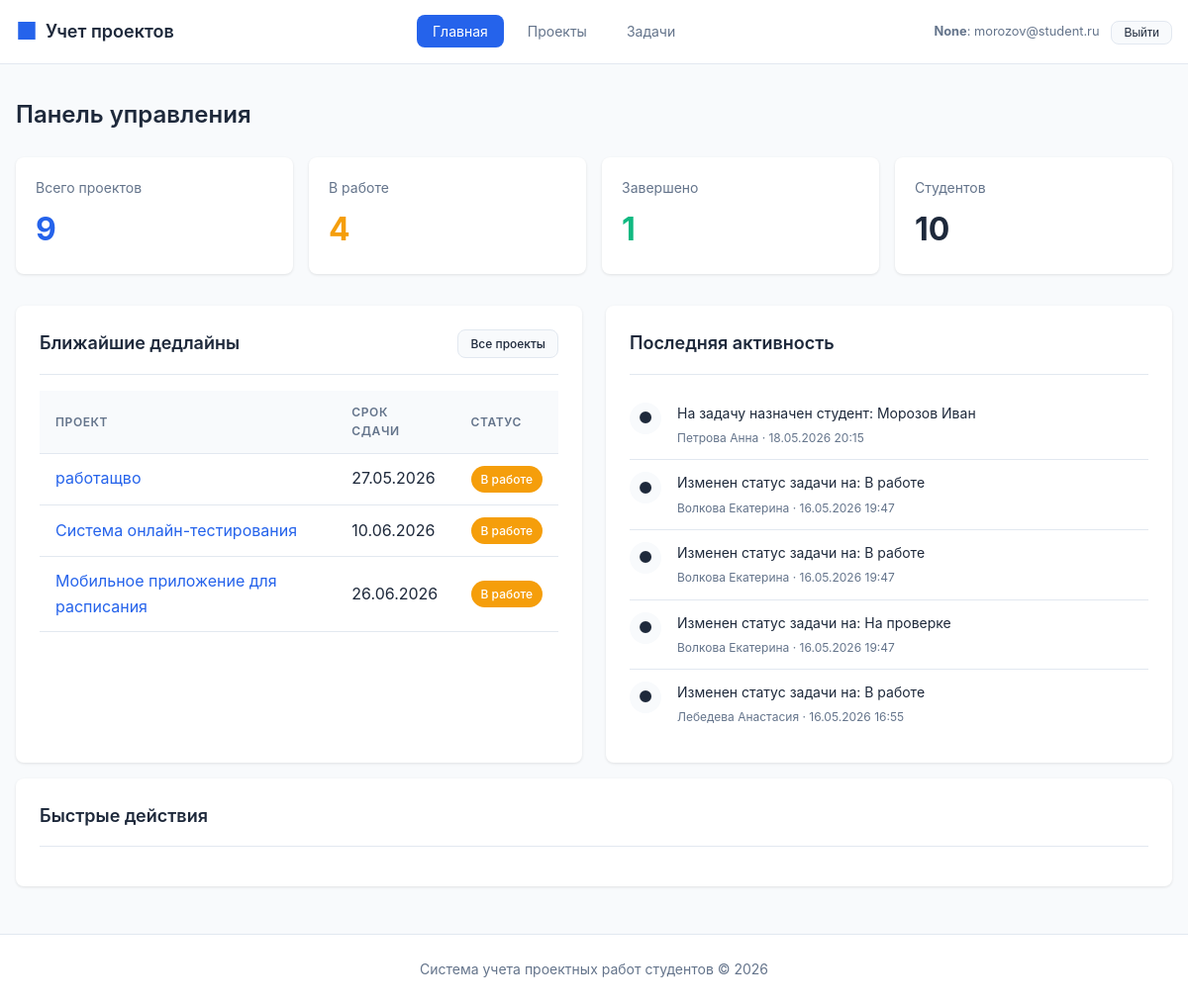
Screenshot of / (signed in) with the database file from the repository.
### tables this page shows
CREATE TABLE project (
    id INTEGER PRIMARY KEY AUTOINCREMENT,
    title TEXT NOT NULL,
    description TEXT,
    start_date TEXT NOT NULL,
    end_date TEXT NOT NULL,
    status_id INTEGER REFERENCES project_status(id) ON DELETE SET NULL,
    supervisor_id INTEGER REFERENCES teacher(id) ON DELETE SET NULL,
    created_at TEXT DEFAULT CURRENT_TIMESTAMP,
    updated_at TEXT DEFAULT CURRENT_TIMESTAMP,
    CONSTRAINT valid_dates CHECK (end_date >= start_date)
);

CREATE TABLE project_status (
    id INTEGER PRIMARY KEY AUTOINCREMENT,
    name TEXT NOT NULL UNIQUE,
    description TEXT,
    color TEXT DEFAULT '#6B7280'
);

CREATE TABLE activity_feed (
    id INTEGER PRIMARY KEY AUTOINCREMENT,
    action_type TEXT NOT NULL,
    description TEXT NOT NULL,
    project_id INTEGER REFERENCES project(id) ON DELETE CASCADE,
    task_id INTEGER REFERENCES task(id) ON DELETE SET NULL,
    actor_student_id INTEGER REFERENCES student(id) ON DELETE SET NULL,
    actor_teacher_id INTEGER REFERENCES teacher(id) ON DELETE SET NULL,
    created_at TEXT DEFAULT CURRENT_TIMESTAMP
);

### routes/main.py (the view, shortened to what this page needs)
@main_bp.route('/')
def index():
    current_user = g.current_user
    user_role = current_user.get("role") if current_user else None
    is_teacher = user_role == ROLE_TEACHER
    is_student = user_role == ROLE_STUDENT
    teacher_id = current_user.get("id") if is_teacher else None
    student_id = current_user.get("id") if is_student else None
    if is_teacher:
        projects_stats = execute_query(
            """
            SELECT
                COUNT(*) as total,
                SUM(CASE WHEN ps.name = 'В работе' THEN 1 ELSE 0 END) as in_progress,
                SUM(CASE WHEN ps.name = 'Завершен' THEN 1 ELSE 0 END) as completed,
                SUM(CASE WHEN ps.name = 'Планирование' THEN 1 ELSE 0 END) as planning
            FROM project p
            LEFT JOIN project_status ps ON p.status_id = ps.id
            WHERE p.supervisor_id = %s
            """,
            (teacher_id,),
            fetch_one=True,
        )
        tasks_stats = execute_query(
            """
            SELECT
                COUNT(*) as total,
                SUM(CASE WHEN ts.name = 'В работе' THEN 1 ELSE 0 END) as in_progress,
                SUM(CASE WHEN ts.name = 'Выполнена' THEN 1 ELSE 0 END) as completed
            FROM task t
            LEFT JOIN task_status ts ON t.status_id = ts.id
            JOIN project p ON t.project_id = p.id
            WHERE p.supervisor_id = %s
            """,
            (teacher_id,),
            fetch_one=True,
        )
        people_stats = execute_query(
            """
            SELECT
                COUNT(DISTINCT pt.student_id) as students,
                1 as teachers
            FROM project p
            LEFT JOIN project_team pt ON pt.project_id = p.id
            WHERE p.supervisor_id = %s
            """,
            (teacher_id,),
            fetch_one=True,
        )
        activities = execute_query(
            """
            SELECT
                af.action_type,
                af.description,
                af.created_at,
                p.title as project_title,
                COALESCE(
                    s.last_name || ' ' || s.first_name,
                    t.last_name || ' ' || t.first_name
                ) as actor_name
            FROM activity_feed af
            JOIN project p ON af.project_id = p.id
            LEFT JOIN student s ON af.actor_student_id = s.id
            LEFT JOIN teacher t ON af.actor_teacher_id = t.id
            WHERE p.supervisor_id = %s
            ORDER BY af.created_at DESC
            LIMIT 5
            """,
            (teacher_id,),
            fetch_all=True,
        )
        upcoming_deadlines = execute_query(
            """
            SELECT
                p.id,
                p.title,
                p.end_date,
                ps.name as status,
                ps.color as status_color,
                t.last_name || ' ' || t.first_name as supervisor_name
            FROM project p
            LEFT JOIN project_status ps ON p.status_id = ps.id
            LEFT JOIN teacher t ON p.supervisor_id = t.id
            WHERE p.end_date >= CURRENT_DATE AND p.supervisor_id = %s
            ORDER BY p.end_date ASC
            LIMIT 5
            """,
            (teacher_id,),
            fetch_all=True,
        )
    else:
        projects_stats = execute_query("""
            SELECT
                COUNT(*) as total,
                SUM(CASE WHEN ps.name = 'В работе' THEN 1 ELSE 0 END) as in_progress,
                SUM(CASE WHEN ps.name = 'Завершен' THEN 1 ELSE 0 END) as completed,
                SUM(CASE WHEN ps.name = 'Планирование' THEN 1 ELSE 0 END) as planning
            FROM project p
            LEFT JOIN project_status ps ON p.status_id = ps.id
        """, fetch_one=True)
        tasks_stats = execute_query("""
            SELECT
                COUNT(*) as total,
                SUM(CASE WHEN ts.name = 'В работе' THEN 1 ELSE 0 END) as in_progress,
                SUM(CASE WHEN ts.name = 'Выполнена' THEN 1 ELSE 0 END) as completed
            FROM task t
            LEFT JOIN task_status ts ON t.status_id = ts.id
        """, fetch_one=True)
        people_stats = execute_query("""
            SELECT
                (SELECT COUNT(*) FROM student) as students,
                (SELECT COUNT(*) FROM teacher) as teachers
        """, fetch_one=True)
        activities = execute_query("""
            SELECT
                af.action_type,
                af.description,
                af.created_at,
                p.title as project_title,
                COALESCE(
                    s.last_name || ' ' || s.first_name,
                    t.last_name || ' ' || t.first_name
                ) as actor_name
            FROM activity_feed af
            LEFT JOIN project p ON af.project_id = p.id
            LEFT JOIN student s ON af.actor_student_id = s.id
            LEFT JOIN teacher t ON af.actor_teacher_id = t.id
            ORDER BY af.created_at DESC
            LIMIT 5
        """, fetch_all=True)
        upcoming_deadlines = execute_query("""
            SELECT
                p.id,
                p.title,
                p.end_date,
                ps.name as status,
                ps.color as status_color,
                t.last_name || ' ' || t.first_name as supervisor_name
            FROM project p
            LEFT JOIN project_status ps ON p.status_id = ps.id
            LEFT JOIN teacher t ON p.supervisor_id = t.id
            WHERE p.end_date >= CURRENT_DATE
            ORDER BY p.end_date ASC
            LIMIT 5
        """, fetch_all=True)
    return render_template('index.html',
                         projects_stats=projects_stats,
                         tasks_stats=tasks_stats,
                         people_stats=people_stats,
                         activities=activities,
                         upcoming_deadlines=upcoming_deadlines,
                         is_student_dashboard=is_student)

### database.py (called while the page is built, shortened)
def _parse_db_value(key, value):
    if not isinstance(value, str):
        return value
    if key.endswith("_at"):
        try:
            return datetime.fromisoformat(value)
        except ValueError:
            return value
    if key.endswith("_date") or key in DATE_FIELDS:
        try:
            return date.fromisoformat(value)
        except ValueError:
            return value
    return value

def _normalize_row(row):
    raw = dict(row)
    return {key: _parse_db_value(key, value) for key, value in raw.items()}

def get_db_connection():
    conn = sqlite3.connect(Config.SQLITE_PATH)
    conn.row_factory = sqlite3.Row
    conn.execute("PRAGMA foreign_keys = ON")
    return conn

def execute_query(query, params=None, fetch_one=False, fetch_all=False, commit=False):
    conn = get_db_connection()
    cursor = conn.cursor()
    result = None
    try:
        sqlite_query = query.replace("%s", "?")
        cursor.execute(sqlite_query, params or ())
        if fetch_one:
            row = cursor.fetchone()
            result = _normalize_row(row) if row else None
        elif fetch_all:
            result = [_normalize_row(row) for row in cursor.fetchall()]
    except Exception as e:
        conn.rollback()
        raise e
    finally:
        cursor.close()
        conn.close()
    return result

### templates/index.html (shortened to what this page needs)
{% extends 'base.html' %}
{% block content %}
<div class="page-header">
    <h1 class="page-title">Панель управления</h1>
</div>
<div class="stats-grid">
    <div class="stat-card">
        <div class="stat-label">{% if is_student_dashboard %}Моих проектов{% else %}Всего проектов{% endif %}</div>
        <div class="stat-value primary">{{ projects_stats.total or 0 }}</div>
    </div>
    <div class="stat-card">
        <div class="stat-label">{% if is_student_dashboard %}Моих задач{% else %}В работе{% endif %}</div>
        <div class="stat-value warning">{% if is_student_dashboard %}{{ tasks_stats.total or 0 }}{% else %}{{ projects_stats.in_progress or 0 }}{% endif %}</div>
    </div>
    <div class="stat-card">
        <div class="stat-label">{% if is_student_dashboard %}Завершенных задач{% else %}Завершено{% endif %}</div>
        <div class="stat-value success">{% if is_student_dashboard %}{{ tasks_stats.completed or 0 }}{% else %}{{ projects_stats.completed or 0 }}{% endif %}</div>
    </div>
    <div class="stat-card">
        <div class="stat-label">{% if is_student_dashboard %}Однокомандников{% else %}Студентов{% endif %}</div>
        <div class="stat-value">{{ people_stats.students or 0 }}</div>
    </div>
</div>
<div class="detail-grid">
    <div class="card">
        <div class="card-header">
            <h2 class="card-title">{% if is_student_dashboard %}Мои ближайшие дедлайны{% else %}Ближайшие дедлайны{% endif %}</h2>
            <a href="{{ url_for('tasks.list_tasks') if is_student_dashboard else url_for('projects.list_projects') }}" class="btn btn-secondary btn-sm">
                {% if is_student_dashboard %}Все задачи{% else %}Все проекты{% endif %}
            </a>
        </div>
        {% if upcoming_deadlines %}
        <div class="table-container">
            <table>
                <thead>
                    <tr>
                        <th>{% if is_student_dashboard %}Задача{% else %}Проект{% endif %}</th>
                        <th>Срок сдачи</th>
                        <th>Статус</th>
                    </tr>
                </thead>
                <tbody>
                    {% for project in upcoming_deadlines %}
                    <tr>
                        <td>
                            <a href="{{ url_for('tasks.view_task', task_id=project.id) if is_student_dashboard else url_for('projects.view_project', project_id=project.id) }}" class="link">
                                {{ project.title }}
                            </a>
                        </td>
                        <td>{{ project.end_date.strftime('%d.%m.%Y') if project.end_date else '-' }}</td>
                        <td>
                            <span class="badge badge-status" style="background-color: {{ project.status_color or '#6B7280' }}">
                                {{ project.status or 'Не указан' }}
                            </span>
                        </td>
                    </tr>
                    {% endfor %}
                </tbody>
            </table>
        </div>
        {% else %}
        <div class="empty-state">
            <p>Нет предстоящих дедлайнов</p>
        </div>
        {% endif %}
    </div>
    <div class="card">
        <div class="card-header">
            <h2 class="card-title">Последняя активность</h2>
        </div>
        {% if activities %}
        <ul class="activity-list">
            {% for activity in activities %}
            <li class="activity-item">
                <div class="activity-icon">
                    {% if 'created' in activity.action_type %}
                    &#43;
                    {% elif 'completed' in activity.action_type %}
                    &#10003;
                    {% else %}
                    &#9679;
                    {% endif %}
                </div>
                <div class="activity-content">
                    <div class="activity-text">{{ activity.description }}</div>
                    <div class="activity-time">
                        {{ activity.actor_name or 'Система' }} &middot;
                        {{ activity.created_at.strftime('%d.%m.%Y %H:%M') if activity.created_at else '' }}
                    </div>
                </div>
            </li>
            {% endfor %}
        </ul>
        {% else %}
        <div class="empty-state">
            <p>Нет записей активности</p>
        </div>
        {% endif %}
    </div>
</div>
<div class="card">
    <div class="card-header">
        <h2 class="card-title">Быстрые действия</h2>
    </div>
</div>
{% endblock %}

### static/style.css (style rules this page uses)
* { margin: 0; padding: 0; box-sizing: border-box; }
:root { --primary: #2563eb; --primary-dark: #1d4ed8; --secondary: #64748b; --success: #10b981; --warning: #f59e0b; --danger: #ef4444; --background: #f8fafc; --surface: #ffffff; --text: #1e293b; --text-secondary: #64748b; --border: #e2e8f0; --shadow: 0 1px 3px rgba(0,0,0,0.1); --shadow-lg: 0 4px 6px rgba(0,0,0,0.1); --radius: 8px; }
body { font-family: -apple-system, BlinkMacSystemFont, 'Segoe UI', Roboto, 'Helvetica Neue', Arial, sans-serif; background-color: var(--background); color: var(--text); line-height: 1.6; min-height: 100vh; display: flex; flex-direction: column; }
.page-header { display: flex; align-items: center; justify-content: space-between; margin-bottom: 1.5rem; flex-wrap: wrap; gap: 1rem; }
.page-title { font-size: 1.5rem; font-weight: 600; color: var(--text); }
.card { background: var(--surface); border-radius: var(--radius); box-shadow: var(--shadow); padding: 1.5rem; margin-bottom: 1rem; }
.card-header { display: flex; align-items: center; justify-content: space-between; margin-bottom: 1rem; padding-bottom: 1rem; border-bottom: 1px solid var(--border); }
.card-title { font-size: 1.125rem; font-weight: 600; }
.stats-grid { display: grid; grid-template-columns: repeat(auto-fit, minmax(200px, 1fr)); gap: 1rem; margin-bottom: 2rem; }
.stat-card { background: var(--surface); border-radius: var(--radius); box-shadow: var(--shadow); padding: 1.25rem; }
.stat-label { font-size: 0.875rem; color: var(--text-secondary); margin-bottom: 0.25rem; }
.stat-value { font-size: 2rem; font-weight: 700; color: var(--text); }
.stat-value.primary { color: var(--primary); }
.stat-value.success { color: var(--success); }
.stat-value.warning { color: var(--warning); }
.table-container { overflow-x: auto; }
table { width: 100%; border-collapse: collapse; }
th, td { padding: 0.75rem 1rem; text-align: left; border-bottom: 1px solid var(--border); }
th { font-weight: 600; font-size: 0.75rem; text-transform: uppercase; letter-spacing: 0.05em; color: var(--text-secondary); background: var(--background); }
.btn { display: inline-flex; align-items: center; gap: 0.5rem; padding: 0.5rem 1rem; font-size: 0.875rem; font-weight: 500; border-radius: var(--radius); border: none; cursor: pointer; text-decoration: none; transition: all 0.2s; }
.btn-secondary { background: var(--background); color: var(--text); border: 1px solid var(--border); }
.btn-sm { padding: 0.25rem 0.75rem; font-size: 0.75rem; }
.badge { display: inline-flex; align-items: center; padding: 0.25rem 0.625rem; font-size: 0.75rem; font-weight: 500; border-radius: 9999px; white-space: nowrap; }
.badge-status { color: white; }
.activity-list { list-style: none; }
.activity-item { display: flex; gap: 1rem; padding: 0.75rem 0; border-bottom: 1px solid var(--border); }
.activity-item:last-child { border-bottom: none; }
.activity-icon { width: 32px; height: 32px; border-radius: 50%; background: var(--background); display: flex; align-items: center; justify-content: center; flex-shrink: 0; }
.activity-content { flex: 1; }
.activity-text { font-size: 0.875rem; color: var(--text); }
.activity-time { font-size: 0.75rem; color: var(--text-secondary); margin-top: 0.25rem; }
.link { color: var(--primary); text-decoration: none; }
.detail-grid { display: grid; grid-template-columns: repeat(auto-fit, minmax(250px, 1fr)); gap: 1.5rem; }

### rows the page displays
project: title "работащво", end_date "27.05.2026", name "В работе"
project: title "Система онлайн-тестирования", end_date "10.06.2026", name "В работе"
project: title "Мобильное приложение для расписания", end_date "26.06.2026", name "В работе"
activity_feed: description "На задачу назначен студент: Морозов Иван", actor_name "Петрова Анна", created_at "18.05.2026 20:15"
activity_feed: description "Изменен статус задачи на: В работе", actor_name "Волкова Екатерина", created_at "16.05.2026 19:47"
activity_feed: description "Изменен статус задачи на: В работе", actor_name "Волкова Екатерина", created_at "16.05.2026 19:47"
activity_feed: description "Изменен статус задачи на: На проверке", actor_name "Волкова Екатерина", created_at "16.05.2026 19:47"
activity_feed: description "Изменен статус задачи на: В работе", actor_name "Лебедева Анастасия", created_at "16.05.2026 16:55"

### other values shown
{{ current_user.role_label }} "None"
{{ current_user.name }} "morozov@student.ru"
{{ projects_stats.total or 0 }} "9"
{{ projects_stats.in_progress or 0 }} "4"
{{ projects_stats.completed or 0 }} "1"
{{ people_stats.students or 0 }} "10"
